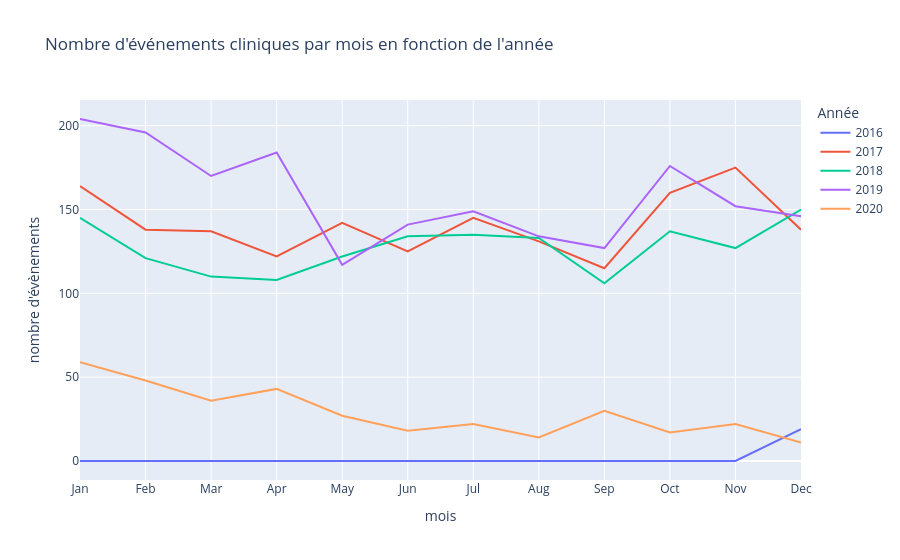

Write notebook code for a chart like this one.
### Code cell
df_events['mois'] = df_events['Date_debut'].dt.strftime('%b')
df_events['année'] = df_events['Date_debut'].dt.year

month_order = ['Jan', 'Feb', 'Mar', 'Apr', 'May', 'Jun', 'Jul', 'Aug', 'Sep', 'Oct', 'Nov', 'Dec']
df_events['mois'] = pd.Categorical(df_events['mois'], categories=month_order, ordered=True)

df_event_counts = df_events.groupby(['année', 'mois']).size().reset_index(name='count')
df_monthly_totals = df_events.groupby(['année','mois']).size().reset_index(name='total_count')



fig = px.line(df_event_counts, 
              x='mois', 
              y='count',
              color='année',
              labels={'count': 'Nombre d\'événements', 'mois':'mois', 'année':'année'},
              title='Nombre d\'événements cliniques par mois en fonction de l\'année')


# for year in df_event_counts['année'].unique():
#     df_yearly_totals = df_event_counts[df_event_counts['année'] == year]
#     fig.add_trace(go.Scatter(
#         x=df_yearly_totals['mois'],
#         y=df_yearly_totals['count'],
#         mode='markers+text',
#         text=df_yearly_totals['count'],
#         textposition='top center',
#         name=f'Total {year}',
#         showlegend=False,
#         marker=dict(size=4)  # Vous pouvez ajuster la couleur et la taille
#     ))


fig.update_layout(xaxis_title = 'mois', yaxis_title='nombre d\'évènements', legend_title = 'Année')
# config = {
#         'toImageButtonOptions': {
#             'format': 'png',  # one of png, svg, jpeg, webp
#             'filename': 'chomage',
#             'height': 1080,
#             'width': 1920,
#             'scale': 6  # Multiply title/legend/axis/canvas sizes by this factor
#         }
#     }

# Show the figure
fig.show()# config=config)

### Figure 1 — Plotly figure (JSON) as saved in the notebook; plotly's stock layout.template omitted (floating-point values rounded to 4 significant figures)
{"data": [{"hovertemplate": "année=2016<br>mois=%{x}<br>Nombre d'événements=%{y}<extra></extra>", "legendgroup": "2016", "line": {"color": "#636efa", "dash": "solid"}, "marker": {"symbol": "circle"}, "mode": "lines", "name": "2016", "orientation": "v", "showlegend": true, "type": "scatter", "x": ["Jan", "Feb", "Mar", "Apr", "May", "Jun", "Jul", "Aug", "Sep", "Oct", "Nov", "Dec"], "xaxis": "x", "y": [0, 0, 0, 0, 0, 0, 0, 0, 0, 0, 0, 19], "yaxis": "y"}, {"hovertemplate": "année=2017<br>mois=%{x}<br>Nombre d'événements=%{y}<extra></extra>", "legendgroup": "2017", "line": {"color": "#EF553B", "dash": "solid"}, "marker": {"symbol": "circle"}, "mode": "lines", "name": "2017", "orientation": "v", "showlegend": true, "type": "scatter", "x": ["Jan", "Feb", "Mar", "Apr", "May", "Jun", "Jul", "Aug", "Sep", "Oct", "Nov", "Dec"], "xaxis": "x", "y": [164, 138, 137, 122, 142, 125, 145, 131, 115, 160, 175, 138], "yaxis": "y"}, {"hovertemplate": "année=2018<br>mois=%{x}<br>Nombre d'événements=%{y}<extra></extra>", "legendgroup": "2018", "line": {"color": "#00cc96", "dash": "solid"}, "marker": {"symbol": "circle"}, "mode": "lines", "name": "2018", "orientation": "v", "showlegend": true, "type": "scatter", "x": ["Jan", "Feb", "Mar", "Apr", "May", "Jun", "Jul", "Aug", "Sep", "Oct", "Nov", "Dec"], "xaxis": "x", "y": [145, 121, 110, 108, 122, 134, 135, 133, 106, 137, 127, 150], "yaxis": "y"}, {"hovertemplate": "année=2019<br>mois=%{x}<br>Nombre d'événements=%{y}<extra></extra>", "legendgroup": "2019", "line": {"color": "#ab63fa", "dash": "solid"}, "marker": {"symbol": "circle"}, "mode": "lines", "name": "2019", "orientation": "v", "showlegend": true, "type": "scatter", "x": ["Jan", "Feb", "Mar", "Apr", "May", "Jun", "Jul", "Aug", "Sep", "Oct", "Nov", "Dec"], "xaxis": "x", "y": [204, 196, 170, 184, 117, 141, 149, 134, 127, 176, 152, 146], "yaxis": "y"}, {"hovertemplate": "année=2020<br>mois=%{x}<br>Nombre d'événements=%{y}<extra></extra>", "legendgroup": "2020", "line": {"color": "#FFA15A", "dash": "solid"}, "marker": {"symbol": "circle"}, "mode": "lines", "name": "2020", "orientation": "v", "showlegend": true, "type": "scatter", "x": ["Jan", "Feb", "Mar", "Apr", "May", "Jun", "Jul", "Aug", "Sep", "Oct", "Nov", "Dec"], "xaxis": "x", "y": [59, 48, 36, 43, 27, 18, 22, 14, 30, 17, 22, 11], "yaxis": "y"}], "layout": {"legend": {"title": {"text": "Année"}, "tracegroupgap": 0}, "title": {"text": "Nombre d'événements cliniques par mois en fonction de l'année"}, "xaxis": {"anchor": "y", "domain": [0, 1], "title": {"text": "mois"}}, "yaxis": {"anchor": "x", "domain": [0, 1], "title": {"text": "nombre d'évènements"}}}}
